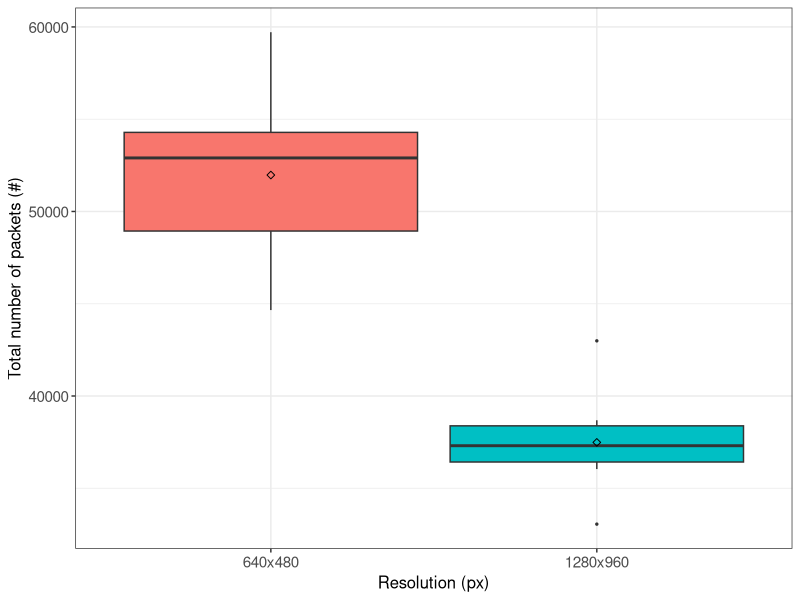
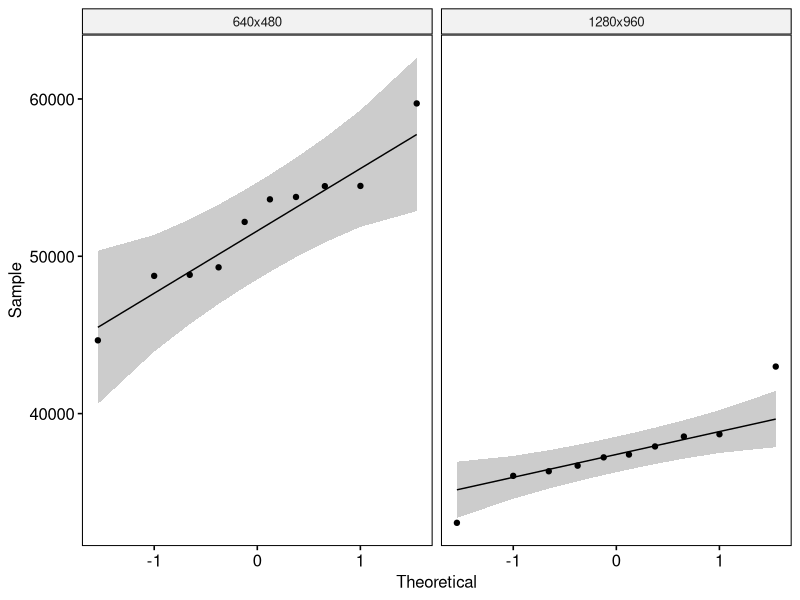

These figures' R source, in order:
## ---- chunk 1
if (!require('tidyverse')) install.packages('tidyverse', dependencies = TRUE); library('tidyverse')
if (!require('ggpubr')) install.packages('ggpubr', dependencies = TRUE); library('ggpubr')
if (!require('rstatix')) install.packages('rstatix', dependencies = TRUE); library('rstatix')
if (!require('ggplot2')) install.packages('ggplot2', dependencies = TRUE); library('ggplot2')
## ---- chunk 2
data <- read.csv(file = '../../raw_data/test_resolution/run_table.csv')
data <- subset(data, select = c(X__run_id, resolution, num_of_packets))
data$resolution <- factor(data$resolution, levels = c("640x480", "1280x960"))
data$num_of_packets <- as.numeric(data$num_of_packets)
## ---- chunk 3
data %>%
  group_by(resolution) %>%
  get_summary_stats(num_of_packets, type = "mean_sd")
## ---- chunk 4
#pdf(file = "../../figures/resolution_effect/number-of-packets.pdf")

ggplot(data, aes(x = resolution, y = num_of_packets, fill = resolution)) +
  theme_bw() + 
  geom_boxplot(width = 0.9, outlier.size = 0.5) + 
  stat_summary(fun = mean, color = 'black', geom = 'point', shape = 5, size = 1.5) +
  labs(x = "Resolution (px)", y = "Total number of packets (#)") +
  theme(legend.position = 'none') +
  theme(
    axis.title.x = element_text(size = 12, family = 'sans'),
    axis.title.y = element_text(size = 12, family = 'sans'),
    axis.text.x = element_text(size = 11, family = 'sans'),
    axis.text.y = element_text(size = 11, family = 'sans'),
    
  )

#dev.off()
## ---- chunk 5
data %>% 
  group_by(resolution) %>%
  identify_outliers(num_of_packets)
## ---- chunk 6
ggqqplot(data, x = "num_of_packets", facet.by = "resolution")
## ---- chunk 7
data %>%
  group_by(resolution) %>%
  shapiro_test(num_of_packets)
## ---- chunk 8
data %>%
  t_test(num_of_packets ~ resolution) %>%
  add_significance()
## ---- chunk 9
data %>%
  cohens_d(num_of_packets ~ resolution)
